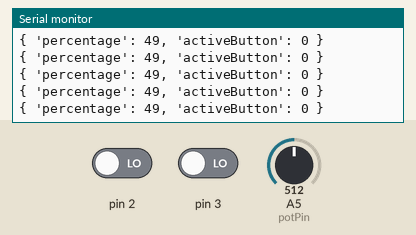
Simulated run of this sketch. Board: Arduino Uno, built with avr-gcc and run on an emulated ATmega328P. Shown: the last lines printed to the serial monitor. The test bench sets the inputs (shaded band); at power-on: A5 (potPin) = 512, pin 2 LOW, pin 3 LOW.

Above: at 7.2 s.
7.3 s: A5 (potPin) set to 109
At 7.35 s:
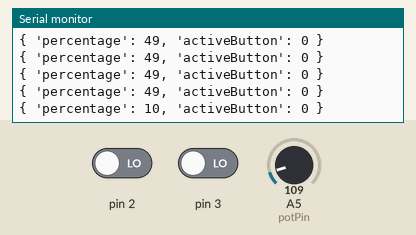
10.3 s: A5 (potPin) set to 92
At 10.37 s:
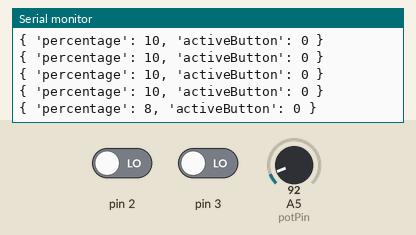
Timing chart, 0 to 13.3 s (numbered marks = the images above; inputs shaded):
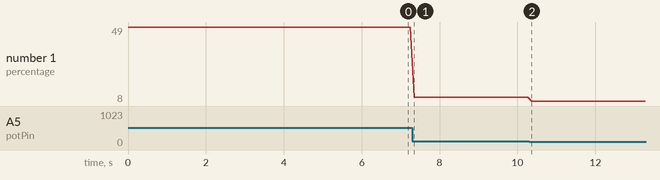

Measured:
- after the input at 7.3 s, the serial monitor: prints a new line after 0.05 s (image 1)
- after the input at 10.3 s, the serial monitor: prints a new line after 0.07 s (image 2)
- plotted number 1: 49 → 10 after the input at 7.3 s, 10 → 8 after the input at 10.3 s

The sketch:

arduino-script.ino
```cpp
int switchState2 = 0;
int switchState3 = 0;
int const potPin = A5;
int potVal;
int percentage;
int activeButton;

void setup() {
  // put your setup code here, to run once:
  Serial.begin(9600);
  pinMode(2, INPUT);
  pinMode(3, INPUT);

}

void loop() {
  // put your main code here, to run repeatedly:
  activeButton = 0;
  potVal = analogRead(potPin);
  switchState2 = digitalRead(2);
  switchState3 = digitalRead(3);

  if (switchState2 == HIGH) {
    activeButton = 2;
  } else if (switchState3 == HIGH) {
    activeButton = 3;
  }

  percentage = map(potVal, 0, 1023, 0, 99);

  Serial.print("{ 'percentage': ");
  Serial.print(percentage);
  Serial.print(", 'activeButton': ");
  Serial.print(activeButton);
  Serial.print(" }");
  Serial.print("\n");

  delay(100);
}
```
